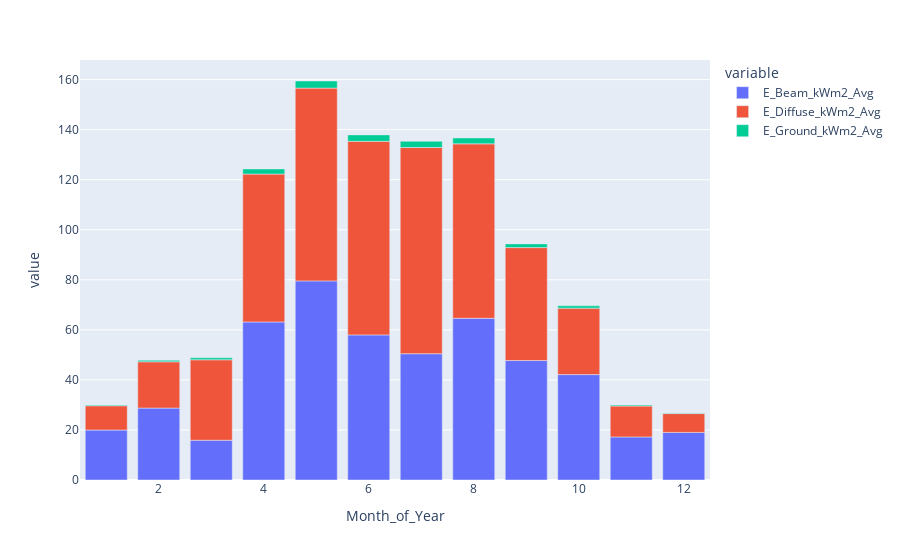

Notebook cell for this chart:
### Code cell
px.bar(pv_model.summary_grouped.monthly[["E_Beam_kWm2_Avg", "E_Diffuse_kWm2_Avg", "E_Ground_kWm2_Avg"]])

### Figure 1 — Plotly figure (JSON) as saved in the notebook; plotly's stock layout.template omitted (floating-point values rounded to 4 significant figures)
{"data": [{"alignmentgroup": "True", "hovertemplate": "variable=E_Beam_kWm2_Avg<br>Month_of_Year=%{x}<br>value=%{y}<extra></extra>", "legendgroup": "E_Beam_kWm2_Avg", "marker": {"color": "#636efa", "pattern": {"shape": ""}}, "name": "E_Beam_kWm2_Avg", "offsetgroup": "E_Beam_kWm2_Avg", "orientation": "v", "showlegend": true, "textposition": "auto", "type": "bar", "x": [1, 2, 3, 4, 5, 6, 7, 8, 9, 10, 11, 12], "xaxis": "x", "y": [19.96, 28.75, 15.89, 63.15, 79.56, 57.98, 50.46, 64.63, 47.73, 42.12, 17.21, 19.01], "yaxis": "y"}, {"alignmentgroup": "True", "hovertemplate": "variable=E_Diffuse_kWm2_Avg<br>Month_of_Year=%{x}<br>value=%{y}<extra></extra>", "legendgroup": "E_Diffuse_kWm2_Avg", "marker": {"color": "#EF553B", "pattern": {"shape": ""}}, "name": "E_Diffuse_kWm2_Avg", "offsetgroup": "E_Diffuse_kWm2_Avg", "orientation": "v", "showlegend": true, "textposition": "auto", "type": "bar", "x": [1, 2, 3, 4, 5, 6, 7, 8, 9, 10, 11, 12], "xaxis": "x", "y": [9.71, 18.5, 32.15, 59.09, 77.05, 77.35, 82.4, 69.7, 45.14, 26.56, 12.36, 7.528], "yaxis": "y"}, {"alignmentgroup": "True", "hovertemplate": "variable=E_Ground_kWm2_Avg<br>Month_of_Year=%{x}<br>value=%{y}<extra></extra>", "legendgroup": "E_Ground_kWm2_Avg", "marker": {"color": "#00cc96", "pattern": {"shape": ""}}, "name": "E_Ground_kWm2_Avg", "offsetgroup": "E_Ground_kWm2_Avg", "orientation": "v", "showlegend": true, "textposition": "auto", "type": "bar", "x": [1, 2, 3, 4, 5, 6, 7, 8, 9, 10, 11, 12], "xaxis": "x", "y": [0.31, 0.6, 0.802, 2.055, 2.836, 2.583, 2.516, 2.357, 1.475, 0.921, 0.365, 0.248], "yaxis": "y"}], "layout": {"barmode": "relative", "legend": {"title": {"text": "variable"}, "tracegroupgap": 0}, "margin": {"t": 60}, "xaxis": {"anchor": "y", "domain": [0, 1], "title": {"text": "Month_of_Year"}}, "yaxis": {"anchor": "x", "domain": [0, 1], "title": {"text": "value"}}}}
